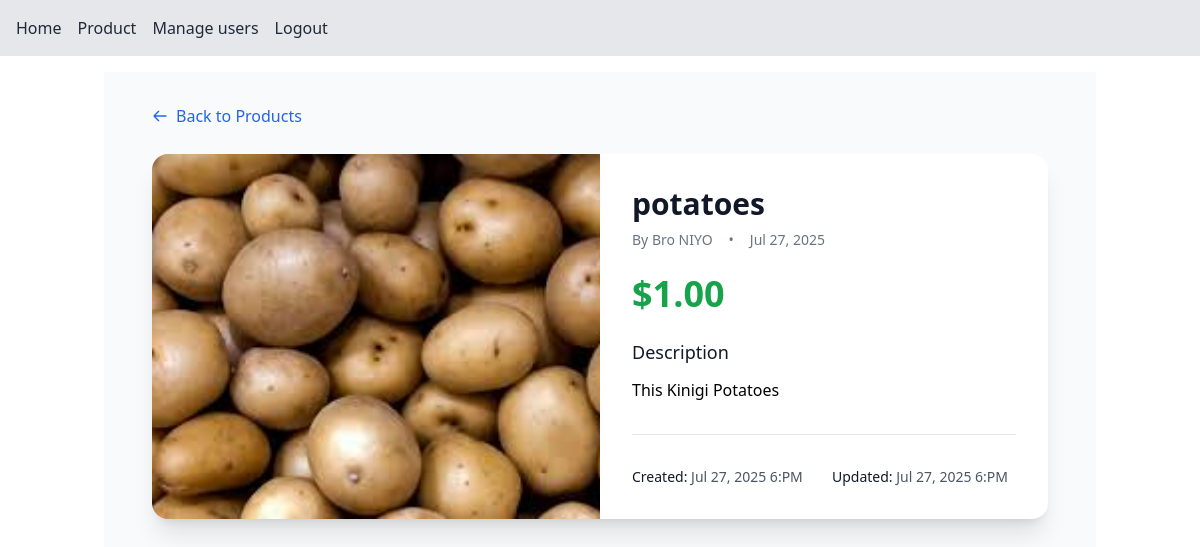
Screenshot of /products/detail/2/ (signed in) with the database file from the repository.
### product/models.py (models this page shows, shortened)
class Product(models.Model):
    name = models.CharField(max_length=100)
    image = models.ImageField(upload_to='images/products/')
    description = models.TextField()
    price = models.DecimalField(max_digits=10, decimal_places=2)
    user = models.ForeignKey(settings.AUTH_USER_MODEL, on_delete=models.CASCADE, related_name='products')
    created_at = models.DateTimeField(auto_now_add=True)
    updated_at = models.DateTimeField(auto_now=True)

### accounts/models.py (models this page shows, shortened)
class User(AbstractUser):
    first_name = models.CharField(max_length=30, blank=True, null=True)
    last_name = models.CharField(max_length=30, blank=True, null=True)
    email = models.EmailField(unique=True)
    role = models.CharField(max_length=10, choices=RoleChoices.choices, default=RoleChoices.CUSTOMER)
    phone_number = models.CharField(max_length=15, blank=True, null=True)
    profile_picture = models.ImageField(upload_to='images/profile/', blank=True, null=True)
    is_active = models.BooleanField(default=True)

### product/views.py (the view)
# urls.py: path('detail/<int:product_id>/', views.product_detail, name='product_detail'),
@login_required
def product_detail(request, product_id):
    product = get_object_or_404(Product, id=product_id)
    return render(request, 'product/product_detail.html', {'product': product})

### product/templates/product/product_detail.html (shortened to what this page needs)
{% extends "base.html" %}
{% block content %}
    <div class="min-h-screen bg-gray-50 py-8 px-4 sm:px-6 lg:px-8">
        <div class="max-w-4xl mx-auto">
            <div class="mb-6">
                <a href="{% url 'product_list' %}" class="inline-flex items-center text-blue-600 hover:text-blue-500">
                    <svg class="w-4 h-4 mr-2" fill="none" stroke="currentColor" viewBox="0 0 24 24">
                        <path stroke-linecap="round" stroke-linejoin="round" stroke-width="2" d="M10 19l-7-7m0 0l7-7m-7 7h18"></path>
                    </svg>
                    Back to Products
                </a>
            </div>
            <div class="bg-white shadow-xl rounded-2xl overflow-hidden">
                <div class="grid grid-cols-1 lg:grid-cols-2">
                    <div class="aspect-w-1 aspect-h-1 bg-gray-200">
                        {% if product.image %}
                            <img src="{{ product.image.url }}" alt="{{ product.name }}" class="w-full h-full object-cover">
                        {% endif %}
                    </div>
                    <div class="p-8">
                        <div class="mb-6">
                            <h1 class="text-3xl font-bold text-gray-900 mb-2">{{ product.name }}</h1>
                            <div class="flex items-center space-x-4 text-sm text-gray-500">
                                <span>By {{ product.user.get_full_name|default:product.user.username }}</span>
                                <span>•</span>
                                <span>{{ product.created_at|date:"M d, Y" }}</span>
                            </div>
                        </div>
                        <div class="mb-6">
                            <span class="text-4xl font-bold text-green-600">${{ product.price }}</span>
                        </div>
                        <div class="mb-8">
                            <h3 class="text-lg font-medium text-gray-900 mb-3">Description</h3>
                            <p class="text-gray-700 leading-relaxed">{{ product.description|linebreaks }}</p>
                        </div>
                        <div class="mt-8 pt-8 border-t border-gray-200">
                            <div class="grid grid-cols-2 gap-4 text-sm">
                                <div>
                                    <span class="font-medium text-gray-900">Created:</span>
                                    <span class="text-gray-600">{{ product.created_at|date:"M d, Y g:A" }}</span>
                                </div>
                                <div>
                                    <span class="font-medium text-gray-900">Updated:</span>
                                    <span class="text-gray-600">{{ product.updated_at|date:"M d, Y g:A" }}</span>
                                </div>
                            </div>
                        </div>
                    </div>
                </div>
            </div>
        </div>
    </div>
{% endblock %}

### rows the page displays
Product: image (picture), name "potatoes", user.get_full_name "Bro NIYO", created_at "Jul 27, 2025", price "1.00", description "This Kinigi Potatoes", created_at "Jul 27, 2025 6:PM", updated_at "Jul 27, 2025 6:PM"
